Frame 1 (no input): blank canvas, image omitted
Frame 60 (no input): blank canvas, image omitted
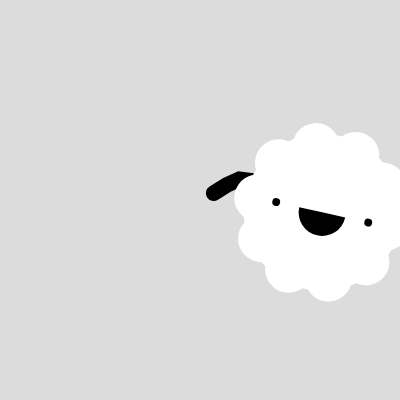
Frame 120 (the mouse pressed at the canvas centre since frame 60)

The p5.js sketch whose frames 1 and 60 were blank and that drew this single picture after the mouse press (run headless with seeded random() and noise() and a simulated clock; from frame 60 on, the mouse is pressed at the canvas centre):

// p5.js sketch
// ── sketch.js
//create arrays
let x=[]
let y=[]
let s=[]
let speedX=[]
let n=50

function setup() {
  createCanvas(400, 400);
  for(let i=0;i<n;i++){
  // x[i]=0
  // y[i]=random(height)
  // s[i]=random(0.5,2)
  // speedX[i]=map(s[i],0.5,2,5,0.5)
  // x.push(0)
  // y.push(random(height))
  // s.push(random(0.5,2))
  // speedX.push(random(0.5,10))
  //console.log()
  }
  
  // x[1]=0
  // y[1]=random(height)
  // s[1]=random(0.5,2)
  // speedX[1]=map(s[1],0.5,2,5,0.5)
}
function mousePressed(){
  x.push(mouseX)
  y.push(mouseY)
  s.push(random(0.5,2))
  let index=x.length-1
  speedX.push(map(s[index],0.5,2,6,0.5))

}

function draw() {
  background(220);
  // if(mouseIsPressed){
  //    x.push(0)
  // y.push(random(height))
  // s.push(random(0.5,2))
  // let index=x.length-1
  // speedX.push(map(s[index],0.5,2,6,0.5))
  // }
  console.log(x.length)
  
  for(let i=0;i<x.length;i++){
    
drawCloud(x[i], y[i],s[i]);
if (x[i]>width*1.2){
    //x[i]=-100
    x.splice(i,1)
    y.splice(i,1)
    s.splice(i,1)
    speedX.splice(i,1)
  }
  x[i]=x[i]+speedX[i]
  y[i]=y[i]+map(sin(frameCount*0.1),-1,1,-5*s[i],5*s[i])
  
  }
  // drawCloud(x[1], y[1], s[1]);
  // if (x[1]>width*1.2){
  //   x[1]=-100
  // }
  // x[1]=x[1]+speedX[1]
  // y[1]=y[1]+map(0.5*sin(frameCount*0.1),-1,1,-5*s[1],5*s[1])
}


function drawCloud(x, y, s) {
  push();
  translate(x, y);
//swing
  let angle = map(sin(frameCount * 0.05), -1, 1, PI / 4, -PI / 4)
  rotate(angle);
//size
  scale(s);
  drawArms();
  noStroke();
//body
  fill(255);
  circle(0, 0, 100);
//around body
  for (let angle = 0; angle < 2 * PI; angle += PI / 5) {
    push();
    rotate(angle);
    fill(255);
    circle(100 / 2 - 8, 0, 30);
    pop();
  }
  drawFace();
  pop();

}
function drawArms() {
  //arms
  beginShape();
  let lineLength2 = 70;
  noFill();
  for (let i = -lineLength2; i <= lineLength2; i += lineLength2 / 10) {
    strokeWeight(10);
    let v = 10 * sin(frameCount * 0.1 - i);
    vertex(i, v);
  }
  endShape();
}

function drawFace() {
  //face
  fill(0);
  circle(0 - 30, 0, 5);
  circle(0 + 30, 0, 5);
  arc(0, 0, 30, 30, 0, PI);
}
